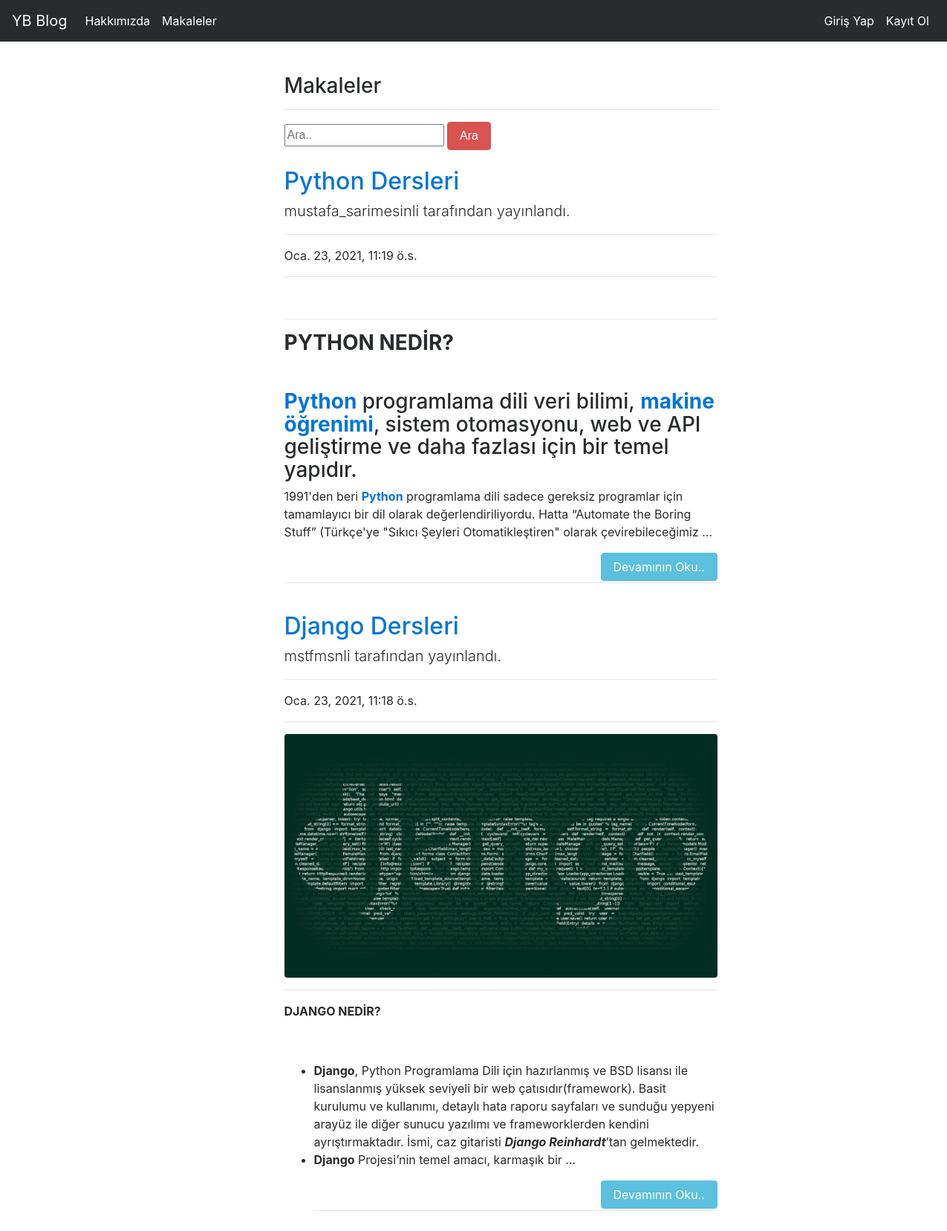
The app's page /articles/ with its own data.
### article/models.py (models this page shows, shortened)
class Article(models.Model):
    author = models.ForeignKey("auth.User",on_delete=models.CASCADE,verbose_name="Yazar")
    title = models.CharField(max_length=50,verbose_name="Başlık")
    content = RichTextField()
    create_date = models.DateTimeField(auto_now_add=True,verbose_name="Oluşturma Tarihi")
    article_image = models.FileField(blank = True,null = True,verbose_name="Makaleye Fotoğraf Ekleyin")
    class Meta:
        ordering = ['-create_date']

### article/views.py (the view)
# urls.py: path('',views.articles,name="articles"),
def articles(request):
    keyword = request.GET.get("keyword")
    if keyword:
        articles = Article.objects.filter(title__contains = keyword)
        return render(request,"articles.html",{"articles":articles})
    articles = Article.objects.all()
    return render(request,"articles.html",{"articles":articles})

### templates/articles.html (shortened to what this page needs)
{% extends "layout.html" %}
{% block body %}
<div class = "row" >
    <div class="col-md-10 offset-md-3">
      <div class="col-lg-8">
        <h3>Makaleler</h3>
        <hr>
      </div>
    </div>
</div>
<div class = "row">
  <div class="col-md-10 offset-md-3">
    <div class="col-lg-8">
    <form>
      <input type="text" name = "keyword" class="input-sm" maxlength="64" placeholder="Ara..">
      <button type="submit" class="btn btn-danger">Ara</button>
    </form>
  </div>
</div>
</div>
{% if articles %}
{% for article in articles %}
<div class="row">
    <div class="col-md-10 offset-md-3">
    <div class="col-lg-8">
      <a href="{% url 'article:detail' article.id %}"><h2 class="mt-4">{{article.title}}</h2></a>
      <p class="lead">
        {{article.author.username}} tarafından yayınlandı.
      </p>
      <hr>
      <p>{{article.create_date}}</p>
      <hr>
      {% if article.article_image %}
      <a href="/articles/article/{{article.id}}"><img class="img-fluid rounded" src="{{article.article_image.url}}" alt=""></a>
      {% endif %}
      <hr>
      <p class="lead">
          {{article.content|safe|truncatewords:50}}
        </p>
        <a style = "float:right" href="/articles/article/{{article.id}}" class = "btn btn-info"">Devamının Oku..</a>
        <br>
        <hr>
    </div>
    </div>
  </div>
{% endfor %}
{% endif %}
{% endblock body %}

### records on screen
Article: title "Python Dersleri", author.username "mustafa_sarimesinli", create_date "Oca. 23, 2021, 11:19 ö.s.", content "PYTHON NEDİR? Python programlama dili veri bilimi, makine öğrenimi , sistem otomasyonu, web ve API geliştirme ve daha fazlası için bir temel yapıdır. 1991'den beri Python programlama dili sadece gereksiz programlar için tamamlayıcı bir dil olarak değerlendiriliyordu. Hatta “Automate the Boring Stuff” (Türkçe'ye \"Sıkıcı Şeyleri Otomatikleştiren\" olarak çevirebileceğimiz …"
Article: title "Django Dersleri", author.username "mstfmsnli", create_date "Oca. 23, 2021, 11:18 ö.s.", article_image (picture), content "DJANGO NEDİR? Django , Python Programlama Dili için hazırlanmış ve BSD lisansı ile lisanslanmış yüksek seviyeli bir web çatısıdır(framework). Basit kurulumu ve kullanımı, detaylı hata raporu sayfaları ve sunduğu yepyeni arayüz ile diğer sunucu yazılımı ve frameworklerden kendini ayrıştırmaktadır. İsmi, caz gitaristi Django Reinhardt ’tan gelmektedir. Django Projesi’nin temel amacı, karmaşık bir …"
